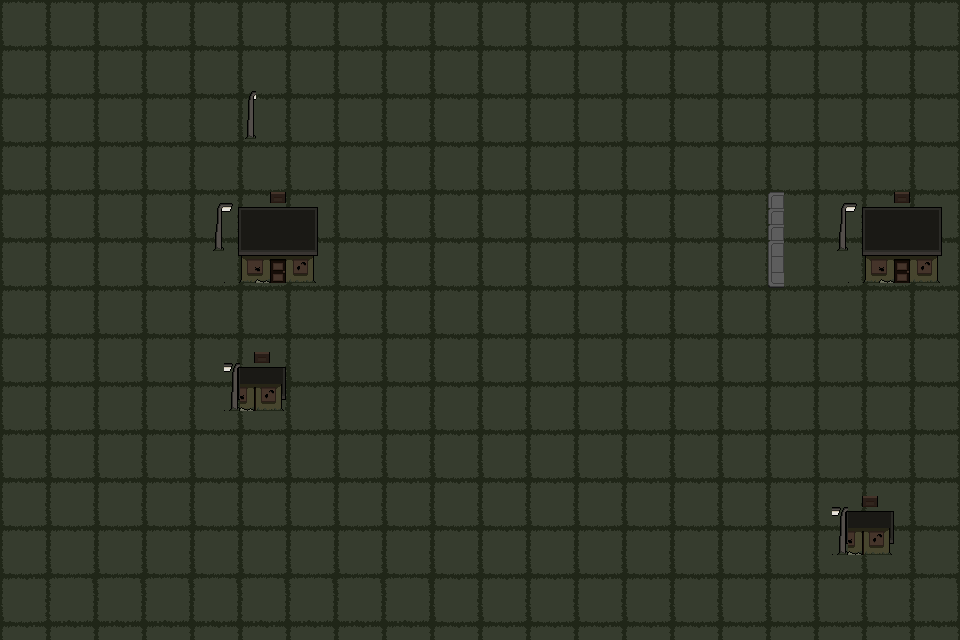

A level layout from a 2D game, rendered from its tile map. Below: a short description, then the map file with tile-grid data replaced by summaries:
An orthogonal 60x40 tile map with 16x16 px tiles, 2 tile layers (Tile Layer 1, Tile Layer 2), 2 tilesets and 2 objects (2x House).

<map version="1.10" tiledversion="1.11.2" orientation="orthogonal" renderorder="right-down" width="60" height="40" tilewidth="16" tileheight="16" infinite="0" nextlayerid="5" nextobjectid="12">
 <tileset firstgid="1" source="TileMapGrass.tsx" />
 <tileset firstgid="28" source="House&amp;Props.tsx" />
 <layer id="1" name="Tile Layer 1" width="60" height="40">
  <data>[2400 cells, 2400 non-empty, 9 distinct tile ids]</data>
 </layer>
 <layer id="3" name="Tile Layer 2" width="60" height="40">
  <data>[2400 cells, 56 non-empty, 16 distinct tile ids]</data>
 </layer>
 <objectgroup id="4" name="Object Layer 1" class="House">
  <object id="7" name="House1" type="House" x="238.333" y="215.417" width="65" height="68.1667" />
  <object id="10" type="House" x="864" y="207" width="73" height="75" />
 </objectgroup>
</map>
